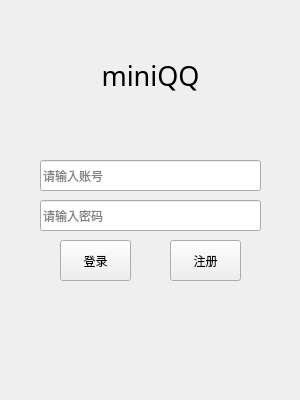
<?xml version="1.0" encoding="UTF-8"?>
<ui version="4.0">
 <class>Login</class>
 <widget class="QWidget" name="Login">
  <property name="geometry">
   <rect>
    <x>0</x>
    <y>0</y>
    <width>300</width>
    <height>400</height>
   </rect>
  </property>
  <property name="minimumSize">
   <size>
    <width>300</width>
    <height>400</height>
   </size>
  </property>
  <property name="maximumSize">
   <size>
    <width>300</width>
    <height>400</height>
   </size>
  </property>
  <property name="windowTitle">
   <string>miniQQ</string>
  </property>
  <property name="autoFillBackground">
   <bool>false</bool>
  </property>
  <property name="styleSheet">
   <string notr="true">background-image: url(:/images/background.jpg);</string>
  </property>
  <widget class="QWidget" name="widget" native="true">
   <property name="geometry">
    <rect>
     <x>0</x>
     <y>0</y>
     <width>301</width>
     <height>401</height>
    </rect>
   </property>
   <property name="styleSheet">
    <string notr="true"/>
   </property>
   <widget class="QPushButton" name="LoginLoginButton">
    <property name="geometry">
     <rect>
      <x>60</x>
      <y>240</y>
      <width>71</width>
      <height>41</height>
     </rect>
    </property>
    <property name="text">
     <string>登录</string>
    </property>
   </widget>
   <widget class="QPushButton" name="LoginRegisterButton">
    <property name="geometry">
     <rect>
      <x>170</x>
      <y>240</y>
      <width>71</width>
      <height>41</height>
     </rect>
    </property>
    <property name="text">
     <string>注册</string>
    </property>
   </widget>
   <widget class="QLineEdit" name="AccountNumberInputLoginlineEdit">
    <property name="geometry">
     <rect>
      <x>40</x>
      <y>160</y>
      <width>221</width>
      <height>31</height>
     </rect>
    </property>
    <property name="echoMode">
     <enum>QLineEdit::EchoMode::Normal</enum>
    </property>
    <property name="placeholderText">
     <string>请输入账号</string>
    </property>
   </widget>
   <widget class="QLineEdit" name="PasswdInputLoginlineEdit">
    <property name="geometry">
     <rect>
      <x>40</x>
      <y>200</y>
      <width>221</width>
      <height>31</height>
     </rect>
    </property>
    <property name="echoMode">
     <enum>QLineEdit::EchoMode::Password</enum>
    </property>
    <property name="placeholderText">
     <string>请输入密码</string>
    </property>
   </widget>
   <widget class="QLabel" name="label">
    <property name="geometry">
     <rect>
      <x>0</x>
      <y>0</y>
      <width>301</width>
      <height>151</height>
     </rect>
    </property>
    <property name="font">
     <font>
      <family>华文彩云</family>
      <pointsize>20</pointsize>
     </font>
    </property>
    <property name="styleSheet">
     <string notr="true"/>
    </property>
    <property name="text">
     <string>miniQQ</string>
    </property>
    <property name="alignment">
     <set>Qt::AlignmentFlag::AlignCenter</set>
    </property>
   </widget>
  </widget>
 </widget>
 <resources/>
 <connections/>
</ui>
